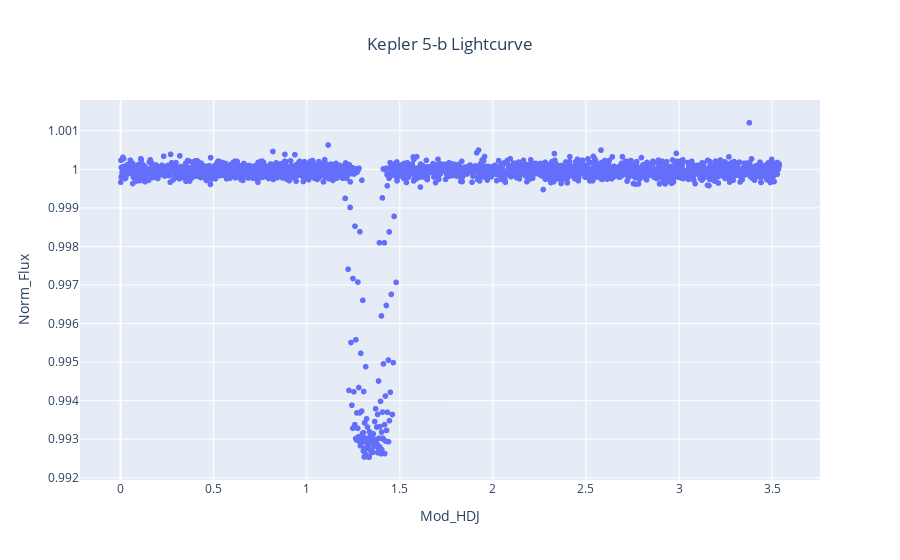

The code cell stored with this chart in its notebook:
### Markdown cell above
Plotting Lightcurves

### Code cell
fig = px.scatter(data , x="Mod_HDJ" , y="Norm_Flux",title="Kepler 5-b Lightcurve")
fig.update(layout = dict(title = dict(x=0.5)))
# fig.show()

### Figure 1 — Plotly figure (JSON) as saved in the notebook; plotly's stock layout.template omitted (floating-point values rounded to 4 significant figures; data arrays with more than 128 entries replaced by an {"elided": "..."} marker saying what was removed)
{"data": [{"hovertemplate": "Mod_HDJ=%{x}<br>Norm_Flux=%{y}<extra></extra>", "legendgroup": "", "marker": {"color": "#636efa", "symbol": "circle"}, "mode": "markers", "name": "", "showlegend": false, "type": "scattergl", "x": {"elided": "2102 float values"}, "xaxis": "x", "y": {"elided": "2102 float values"}, "yaxis": "y"}], "layout": {"autosize": true, "legend": {"tracegroupgap": 0}, "title": {"text": "Kepler 5-b Lightcurve", "x": 0.5}, "xaxis": {"anchor": "y", "autorange": true, "domain": [0, 1], "range": [-0.2134, 3.753], "title": {"text": "Mod_HDJ"}, "type": "linear"}, "yaxis": {"anchor": "x", "autorange": true, "domain": [0, 1], "range": [0.9918, 1.002], "title": {"text": "Norm_Flux"}, "type": "linear"}}}
